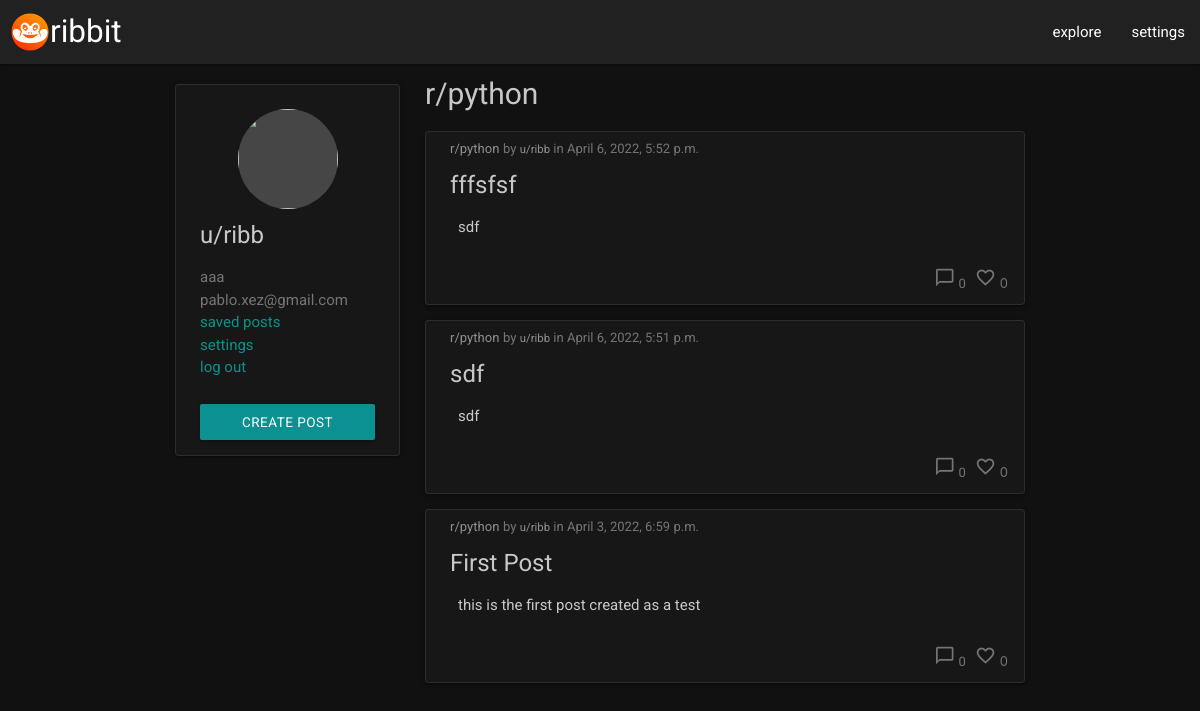
/r/python (signed in), run on an earlier commit of the app's database.
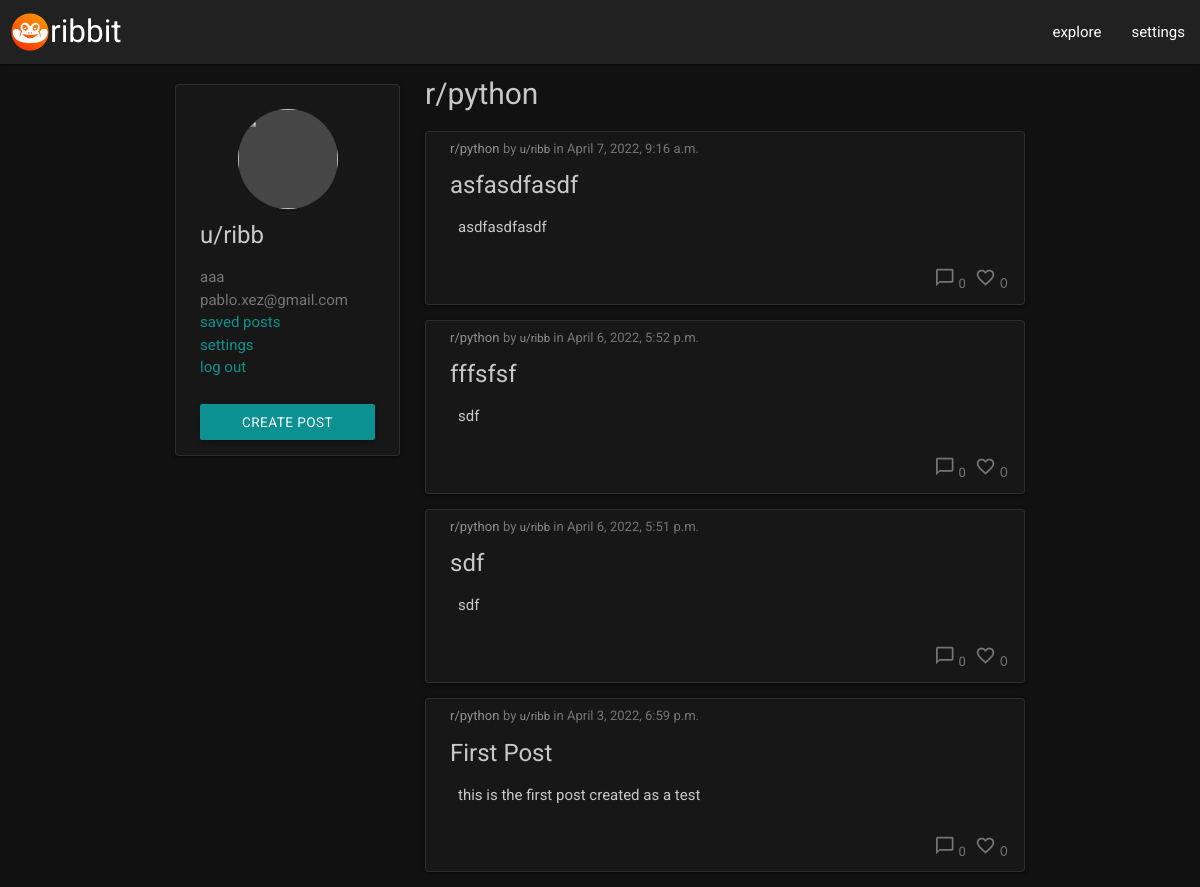
And on a later commit of the database.
### wall/models.py (models this page shows, shortened)
class Post(models.Model):
    title = models.CharField(max_length=100, unique=True)
    slug = models.SlugField(max_length=100, unique=True)
    content = models.TextField()
    featured_image = CloudinaryField('image', default='placeholder')
    excerpt = models.TextField(blank=True)
    category = models.ForeignKey(Category, on_delete=models.CASCADE)
    author = models.ForeignKey(
        User, on_delete=models.CASCADE, related_name="posts")
    date_created = models.DateTimeField(auto_now_add=True)
    date_modified = models.DateTimeField(auto_now=True)
    likes = models.ManyToManyField(User, related_name='post_likes', blank=True)
    class Meta:
        ordering = ['-date_created']

class Category(models.Model):
    name = models.CharField(max_length=12, unique=True)
    class Meta:
        verbose_name_plural = "categories"
    def __str__(self):
        return str(self.name)

### wall/views.py (the view)
# urls.py: path('r/<category>', views.CategoryView.as_view(), name='category_view'),
class CategoryView(View):
    def get(self, request, category, *args, **kwargs):
        queryset = Category.objects.all()
        category = get_object_or_404(queryset, name=category)
        posts = Post.objects.filter(category=category)
        return render(
            request,
            'wall/category_wall.html',
            {
                'category': category,
                'posts': posts,
            },
        )

### templates/wall/category_wall.html (shortened to what this page needs)
{% extends "wall/base.html" %}
{% block content %}
    <div class="flex-container">
        <div class="side-content">
            {% include 'wall/modules/user_module.html' %}
        </div>
        <div class="feed-content">
            <h2 id="page-title">r/{{ category.name }}</h2>
            {% if posts.count == 0 %}
            <div class="card">
                <div class="card-content white-text padding-bottom-small">
                    <p>No posts here, be the first!</p>
                </div>
            </div>
            {% else %}
                {% for post in posts %}
                    {% include "wall/modules/post_module.html" with post=post%}
                {% endfor %}
            {% endif %}
        </div>
    </div>
{% endblock %}

### templates/wall/modules/post_module.html
<div class="card">
    <div class="card-content white-text padding-vertical-small">
        <div class="category-label">
            <a href="{% url 'category_view' post.category %}" class="floaty-anchor"  alt="go to category page">r/{{ post.category }}</a>
            <a href="{% url 'post_view' post.slug %}" class="full-anchor" alt="view full post"></a>
            <span class="secondary-text small">by
                <a href="{% url 'coming_soon' 'User Profiles' %}" class="floaty-anchor" alt="go to coming soon page">u/{{ post.author }}</a> in
                {{ post.date_created }}</span>
        </div>
        <span class="card-title">{{ post.title }}</span>
        <div class="mask-content">
            <a href="{% url 'post_view' post.slug %}" class="full-anchor" alt="view full page"></a>
            <p>{{ post.content }}</p>
        </div>
        {% if user.is_authenticated %}
        <div class="comments-likes">
            <a href="{% url 'post_view' post.slug %}" class="floaty-anchor">
                <i class="small material-icons">chat_bubble_outline</i>
            </a>
            <span class="secondary-text">{{ post.comments.count }}</span>
            {% include "wall/modules/like_button.html" %}
        </div>
        {% endif %}
    </div>
</div>

### templates/wall/modules/like_button.html (shortened to what this page needs)
<form style="display:inline;" action="{% url 'post_like' post.slug %}" method="POST">
    <button type="submit" class="btn-trans floaty-anchor">
        <i class="small material-icons">
        </i>
        <span class="secondary-text">{{ post.likes.count }}</span>
    </button>
</form>

What changed in the data, as far as the page shows it:
added Post: category "python", author "ribb", date_created "April 7, 2022, 9:16 a.m.", title "asfasdfasdf", content "asdfasdfasdf", comments.count "0", likes.count "0"
